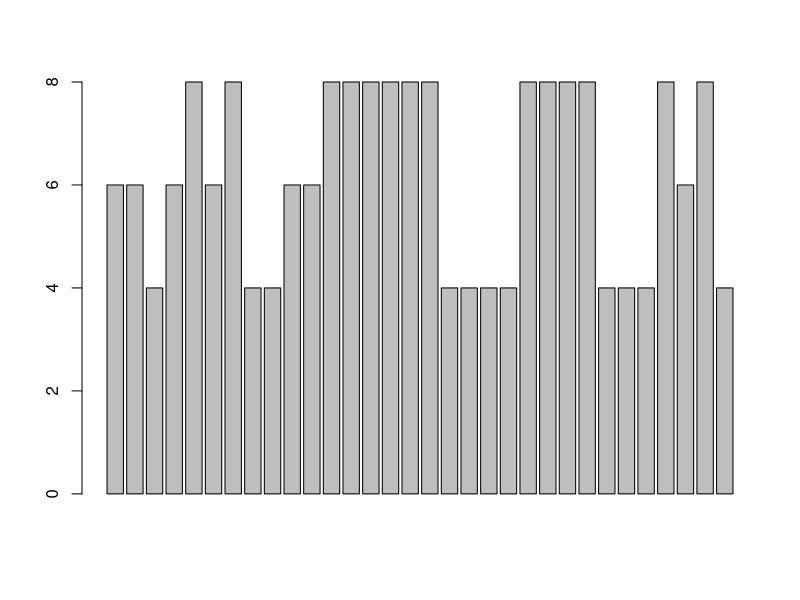
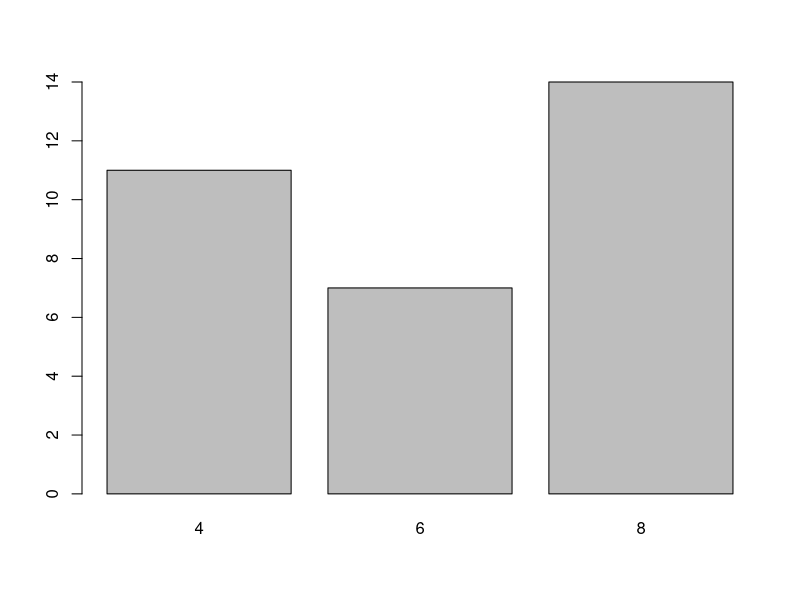
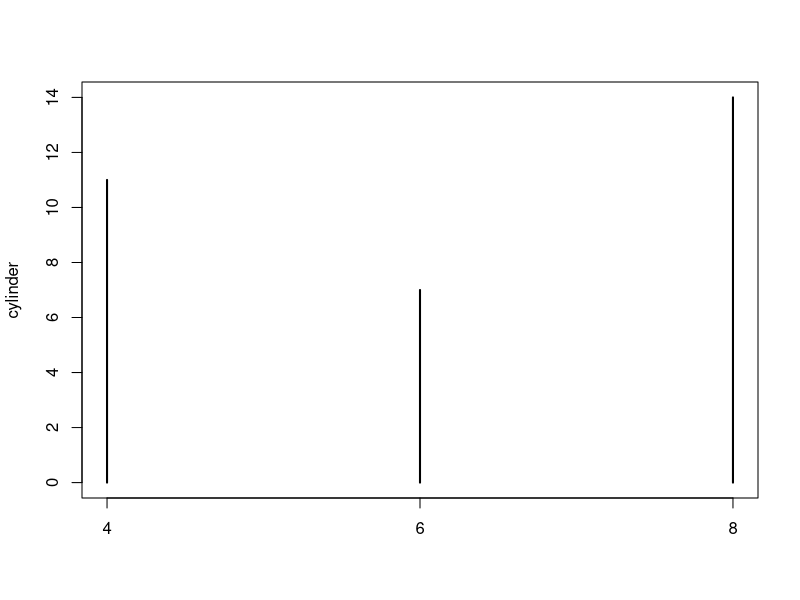

Here is the R script that generated these plots, in order:
library(datasets)

?mtcars
head(mtcars)

barplot(mtcars$cyl) #does not work

#need a table with frequency of each category
cylinder <- table(mtcars$cyl) #create table
barplot(cylinder)             #bar chart
plot(cylinder)                #default x-y plot (lines)

